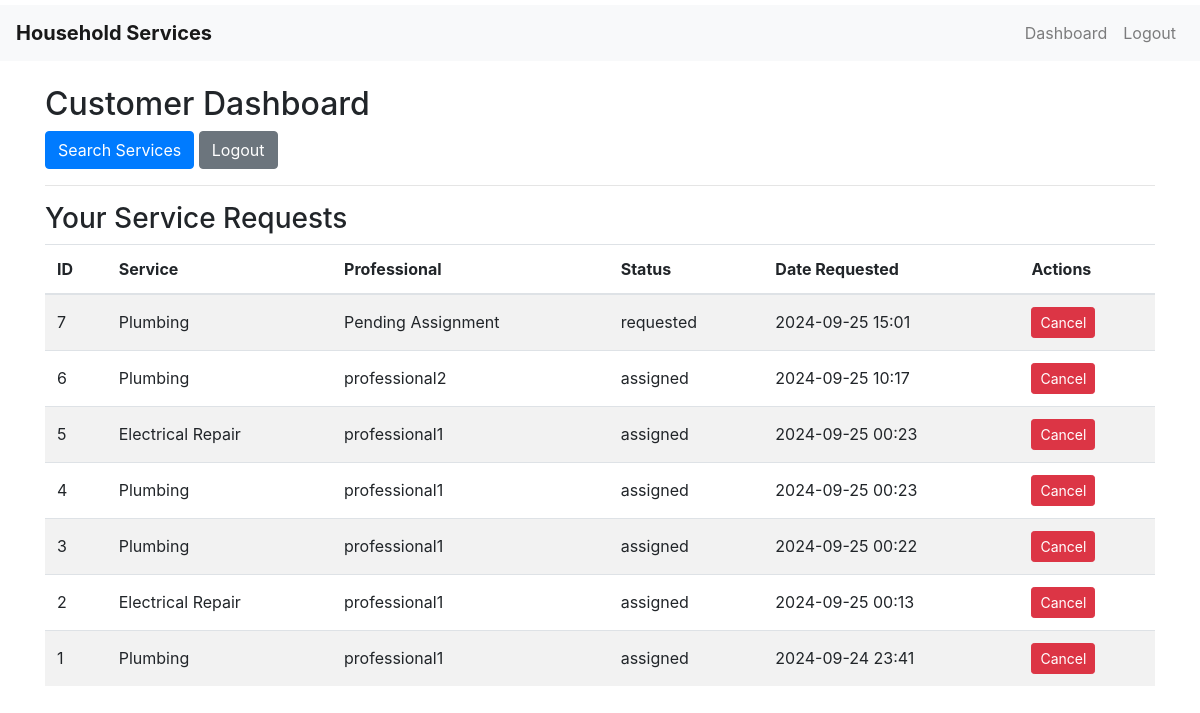
The app's page /customer/dashboard (signed in) with its own data.
### models.py (models this page shows, shortened)
class ServiceRequest(db.Model):
    __tablename__ = 'service_requests'
    id = db.Column(db.Integer, primary_key=True)
    service_id = db.Column(db.Integer, db.ForeignKey('services.id'), nullable=False)
    customer_id = db.Column(db.Integer, db.ForeignKey('users.id'), nullable=False)
    professional_id = db.Column(db.Integer, db.ForeignKey('users.id'))
    service_status = db.Column(db.String(20), nullable=False, default='requested')
    service = db.relationship('Service', backref='service_requests')
    date_of_request = db.Column(db.DateTime, default=datetime.utcnow)
    date_of_completion = db.Column(db.DateTime)
    remarks = db.Column(db.Text)

class Service(db.Model):
    __tablename__ = 'services'
    id = db.Column(db.Integer, nullable =False, primary_key=True)
    name = db.Column(db.String(100), nullable=False)
    base_price = db.Column(db.Float, nullable=False)
    time_required = db.Column(db.Integer, nullable=False)  # in minutes
    description = db.Column(db.Text)

class User(UserMixin, db.Model):
    __tablename__ = 'users'
    id = db.Column(db.Integer, primary_key=True)
    username = db.Column(db.String(100), unique=True, nullable=False)
    password = db.Column(db.String(128), nullable=False)
    role = db.Column(db.String(20), nullable=False)
    is_active = db.Column(db.Boolean, default=True)
    date_created = db.Column(db.DateTime, default=datetime.utcnow)
    is_approved = db.Column(db.Boolean, default=False)
    service_type = db.Column(db.String(100))
    experience = db.Column(db.Integer)
    customer_service_requests = db.relationship('ServiceRequest', backref='customer', foreign_keys='ServiceRequest.customer_id', lazy='dynamic')
    professional_service_requests = db.relationship('ServiceRequest', backref='professional', foreign_keys='ServiceRequest.professional_id', lazy='dynamic')

### routes.py (the view)
@app.route('/customer/dashboard')
@login_required
def customer_dashboard():
    if current_user.role != 'customer':
        flash('Access denied.')
        return redirect(url_for('index'))
    service_requests = ServiceRequest.query.filter_by(customer_id=current_user.id).order_by(ServiceRequest.id.desc()).all()
    return render_template('customer_dashboard.html', service_requests=service_requests)

### app.py (called while the page is built)
@login_manager.user_loader
def load_user(user_id):
    return User.query.get(int(user_id))

### templates/customer_dashboard.html
{% extends 'base.html' %}
{% block content %}
<h2>Customer Dashboard</h2>
<p>
    <a href="{{ url_for('search_services') }}" class="btn btn-primary">Search Services</a>
    <a href="{{ url_for('logout') }}" class="btn btn-secondary">Logout</a>
</p>
<hr>
<h3>Your Service Requests</h3>
<table class="table table-striped">
    <thead>
        <tr>
            <th>ID</th>
            <th>Service</th>
            <th>Professional</th>
            <th>Status</th>
            <th>Date Requested</th>
            <th>Actions</th>
        </tr>
    </thead>
    <tbody>
        {% for request in service_requests %}
        <tr>
            <td>{{ request.id }}</td>
            <td>{{ request.service.name }}</td>
            <td>
                {% if request.professional %}
                {{ request.professional.username }}
                {% else %}
                Pending Assignment
                {% endif %}
            </td>
            <td>{{ request.service_status }}</td>
            <td>{{ request.date_of_request.strftime('%Y-%m-%d %H:%M') }}</td>
            <td>
                {% if request.service_status != 'closed' %}
                <a href="{{ url_for('reject_request', request_id=request.id) }}" class="btn btn-sm btn-danger">Cancel</a>
                {% else %}
                <span class="text-success">Completed</span>
                {% endif %}
            </td>
        </tr>
        {% endfor %}
    </tbody>
</table>
{% endblock %}

### static/css/styles.css (style rules this page uses)
body { padding-top: 5px; }
.table th, .table td { vertical-align: middle; }

### records on screen
ServiceRequest: id "7", service.name "Plumbing", shows "Pending Assignment", service_status "requested", date_of_request "2024-09-25 15:01"
ServiceRequest: id "6", service.name "Plumbing", professional.username "professional2", service_status "assigned", date_of_request "2024-09-25 10:17"
ServiceRequest: id "5", service.name "Electrical Repair", professional.username "professional1", service_status "assigned", date_of_request "2024-09-25 00:23"
ServiceRequest: id "4", service.name "Plumbing", professional.username "professional1", service_status "assigned", date_of_request "2024-09-25 00:23"
ServiceRequest: id "3", service.name "Plumbing", professional.username "professional1", service_status "assigned", date_of_request "2024-09-25 00:22"
ServiceRequest: id "2", service.name "Electrical Repair", professional.username "professional1", service_status "assigned", date_of_request "2024-09-25 00:13"
ServiceRequest: id "1", service.name "Plumbing", professional.username "professional1", service_status "assigned", date_of_request "2024-09-24 23:41"
